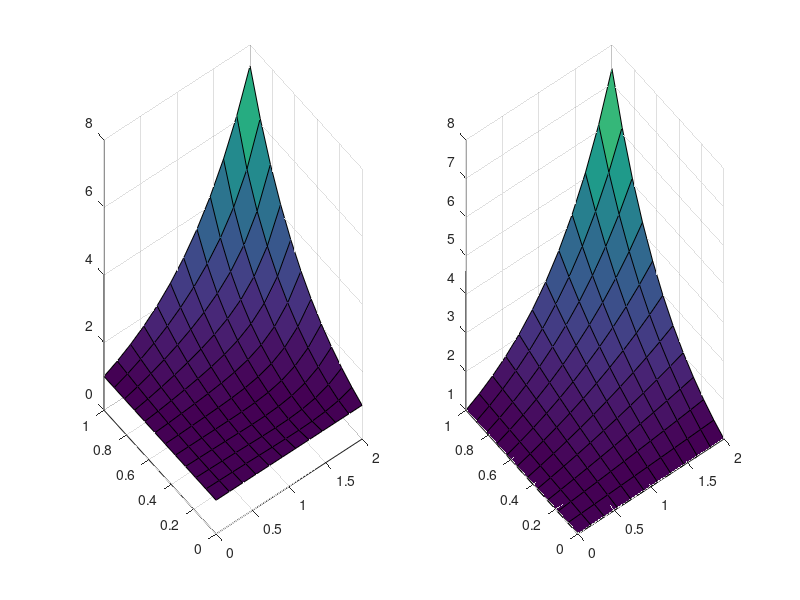

The MATLAB source for this figure:
clear, clc;
% zad 3
% Przykładowe dane
nx = 10; ny = 10; xa = 0; xb = 2; ya = 0; yb = 1;
f = @(x, y) (x.^2 + y.^2) .* exp(x.*y);
g = @(x, y) exp(x.*y);
uxa = @(x) 1;         %u1
uxb = @(x) exp(x);    %u3
uya = @(y) 1;         %u4
uyb = @(y) exp(2.*y); %u2

% Obliczenia
h = (xb-xa)/(nx+1);
k = (yb-ya)/(ny+1);
xM = linspace(xa + h, xb - h, nx);
yM  = linspace(ya+k, yb-k, ny);
T = -4* eye(nx) + diag(diag(eye(nx-1)),-1) + diag(diag(eye(nx-1)),1);
I = eye(nx);
B = kron(eye(ny), T);
C = kron(diag(diag(eye(ny-1)),-1), I);
D = kron(diag(diag(eye(ny-1)),1), I);
A = B + C + D;

[X1 Y1] = meshgrid(xM,yM);
F = f(X1, Y1)' .* ones(nx, ny);
F = h^2 .* F;
F(:, 1) = F(:, 1) - uxa(xM)';
F(:, ny) = F(:, ny) - uxb(xM)';
F(1, :) = F(1, :) - uya(yM);
F(nx, :) = F(nx, :) - uyb(yM);
F = reshape(F,  nx*ny, 1);
% Rozwiązanie
U = linsolve(A,F);
U = reshape(U,  nx, ny)';
[X,Y] = meshgrid(xa:h:xb, ya:k:yb);
U = [uya(yM)' .* diag(eye(ny)), U, uyb(yM)' .* diag(eye(ny))];
XM = [xa xM xb];
G = g(X,Y);
U = [uxa(XM)' .* diag(eye(nx+2)), U', uxb(XM)' .* diag(eye(nx+2))]';
% Błąd
Error = max(max(abs(G-U)));
% Wykres
subplot(1,2,1)
surf(X,Y,U)
subplot(1,2,2)
surf(X,Y,G)
